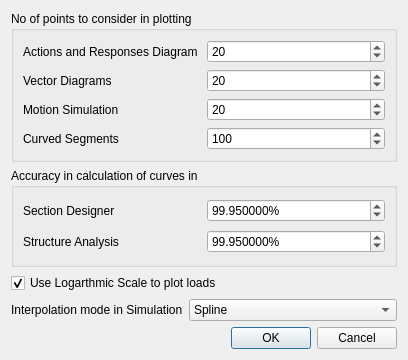
<?xml version="1.0" encoding="UTF-8"?>
<ui version="4.0">
 <class>Dialog</class>
 <widget class="QDialog" name="Dialog">
  <property name="geometry">
   <rect>
    <x>0</x>
    <y>0</y>
    <width>408</width>
    <height>360</height>
   </rect>
  </property>
  <property name="windowTitle">
   <string>Tweaks</string>
  </property>
  <layout class="QGridLayout" name="gridLayout_2">
   <item row="2" column="0" colspan="2">
    <widget class="QCheckBox" name="logScale">
     <property name="text">
      <string>Use Logarthmic Scale to plot loads</string>
     </property>
     <property name="checked">
      <bool>true</bool>
     </property>
     <property name="tristate">
      <bool>false</bool>
     </property>
    </widget>
   </item>
   <item row="3" column="0">
    <widget class="QLabel" name="label_9">
     <property name="text">
      <string>Interpolation mode in Simulation</string>
     </property>
    </widget>
   </item>
   <item row="3" column="1">
    <widget class="QComboBox" name="interpolationMode">
     <item>
      <property name="text">
       <string>Spline</string>
      </property>
     </item>
     <item>
      <property name="text">
       <string>Linear</string>
      </property>
     </item>
     <item>
      <property name="text">
       <string>Lagrange</string>
      </property>
     </item>
    </widget>
   </item>
   <item row="4" column="1">
    <widget class="QDialogButtonBox" name="buttonBox">
     <property name="orientation">
      <enum>Qt::Horizontal</enum>
     </property>
     <property name="standardButtons">
      <set>QDialogButtonBox::Cancel|QDialogButtonBox::Ok</set>
     </property>
    </widget>
   </item>
   <item row="1" column="0" colspan="2">
    <widget class="QGroupBox" name="groupBox">
     <property name="title">
      <string>Accuracy in calculation of curves in </string>
     </property>
     <layout class="QGridLayout" name="gridLayout_3">
      <item row="2" column="0">
       <widget class="QLabel" name="label_6">
        <property name="text">
         <string>Structure Analysis</string>
        </property>
       </widget>
      </item>
      <item row="0" column="0">
       <widget class="QLabel" name="label_2">
        <property name="text">
         <string>Section Designer</string>
        </property>
       </widget>
      </item>
      <item row="0" column="1">
       <widget class="QDoubleSpinBox" name="sectionDesignerAccuracy">
        <property name="sizePolicy">
         <sizepolicy hsizetype="Preferred" vsizetype="Fixed">
          <horstretch>0</horstretch>
          <verstretch>0</verstretch>
         </sizepolicy>
        </property>
        <property name="suffix">
         <string>%</string>
        </property>
        <property name="decimals">
         <number>6</number>
        </property>
        <property name="minimum">
         <double>90.000000000000000</double>
        </property>
        <property name="maximum">
         <double>99.999999000000003</double>
        </property>
        <property name="value">
         <double>99.950000000000003</double>
        </property>
       </widget>
      </item>
      <item row="2" column="1">
       <widget class="QDoubleSpinBox" name="structureAnalysisAccuracy">
        <property name="sizePolicy">
         <sizepolicy hsizetype="Preferred" vsizetype="Fixed">
          <horstretch>0</horstretch>
          <verstretch>0</verstretch>
         </sizepolicy>
        </property>
        <property name="suffix">
         <string>%</string>
        </property>
        <property name="decimals">
         <number>6</number>
        </property>
        <property name="minimum">
         <double>90.000000000000000</double>
        </property>
        <property name="maximum">
         <double>99.999999000000003</double>
        </property>
        <property name="value">
         <double>99.950000000000003</double>
        </property>
       </widget>
      </item>
     </layout>
    </widget>
   </item>
   <item row="0" column="0" colspan="2">
    <widget class="QGroupBox" name="groupBox_2">
     <property name="title">
      <string>No of points to consider in plotting</string>
     </property>
     <layout class="QGridLayout" name="gridLayout">
      <item row="0" column="0">
       <widget class="QLabel" name="label">
        <property name="text">
         <string>Actions and Responses Diagram</string>
        </property>
       </widget>
      </item>
      <item row="0" column="1">
       <widget class="QSpinBox" name="NoOfPointsInResponseAndAction">
        <property name="minimum">
         <number>5</number>
        </property>
        <property name="maximum">
         <number>99</number>
        </property>
        <property name="value">
         <number>20</number>
        </property>
       </widget>
      </item>
      <item row="1" column="0">
       <widget class="QLabel" name="label_3">
        <property name="text">
         <string>Vector Diagrams</string>
        </property>
       </widget>
      </item>
      <item row="1" column="1">
       <widget class="QSpinBox" name="NoOfPointsInVector">
        <property name="minimum">
         <number>5</number>
        </property>
        <property name="value">
         <number>20</number>
        </property>
       </widget>
      </item>
      <item row="2" column="0">
       <widget class="QLabel" name="label_4">
        <property name="text">
         <string>Motion Simulation</string>
        </property>
       </widget>
      </item>
      <item row="2" column="1">
       <widget class="QSpinBox" name="NoOfPointsInMotion">
        <property name="minimum">
         <number>5</number>
        </property>
        <property name="value">
         <number>20</number>
        </property>
       </widget>
      </item>
      <item row="3" column="0">
       <widget class="QLabel" name="label_5">
        <property name="text">
         <string>Curved Segments</string>
        </property>
       </widget>
      </item>
      <item row="3" column="1">
       <widget class="QSpinBox" name="NoOfPointsInCurvedSegments">
        <property name="minimum">
         <number>10</number>
        </property>
        <property name="maximum">
         <number>500</number>
        </property>
        <property name="singleStep">
         <number>10</number>
        </property>
        <property name="value">
         <number>100</number>
        </property>
       </widget>
      </item>
     </layout>
    </widget>
   </item>
  </layout>
 </widget>
 <resources/>
 <connections>
  <connection>
   <sender>buttonBox</sender>
   <signal>accepted()</signal>
   <receiver>Dialog</receiver>
   <slot>accept()</slot>
   <hints>
    <hint type="sourcelabel">
     <x>248</x>
     <y>254</y>
    </hint>
    <hint type="destinationlabel">
     <x>157</x>
     <y>274</y>
    </hint>
   </hints>
  </connection>
  <connection>
   <sender>buttonBox</sender>
   <signal>rejected()</signal>
   <receiver>Dialog</receiver>
   <slot>reject()</slot>
   <hints>
    <hint type="sourcelabel">
     <x>316</x>
     <y>260</y>
    </hint>
    <hint type="destinationlabel">
     <x>286</x>
     <y>274</y>
    </hint>
   </hints>
  </connection>
 </connections>
</ui>
